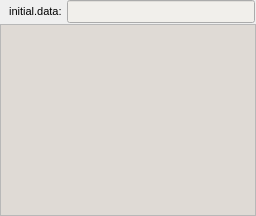
      <widget class="QWidget" name="tab1">
       <attribute name="title">
        <string>  initial </string>
       </attribute>
       <layout class="QVBoxLayout" name="verticalLayout_4">
        <property name="spacing">
         <number>0</number>
        </property>
        <property name="leftMargin">
         <number>0</number>
        </property>
        <property name="topMargin">
         <number>0</number>
        </property>
        <property name="rightMargin">
         <number>0</number>
        </property>
        <property name="bottomMargin">
         <number>0</number>
        </property>
        <item>
         <widget class="QFrame" name="frame">
          <property name="frameShape">
           <enum>QFrame::NoFrame</enum>
          </property>
          <property name="frameShadow">
           <enum>QFrame::Raised</enum>
          </property>
          <layout class="QGridLayout" name="gridLayout_2">
           <property name="leftMargin">
            <number>0</number>
           </property>
           <property name="topMargin">
            <number>0</number>
           </property>
           <property name="rightMargin">
            <number>0</number>
           </property>
           <property name="bottomMargin">
            <number>0</number>
           </property>
           <property name="spacing">
            <number>0</number>
           </property>
           <item row="0" column="0">
            <widget class="QFrame" name="frame_21">
             <property name="minimumSize">
              <size>
               <width>0</width>
               <height>24</height>
              </size>
             </property>
             <property name="maximumSize">
              <size>
               <width>16777215</width>
               <height>33</height>
              </size>
             </property>
             <property name="frameShape">
              <enum>QFrame::NoFrame</enum>
             </property>
             <property name="frameShadow">
              <enum>QFrame::Plain</enum>
             </property>
             <property name="lineWidth">
              <number>0</number>
             </property>
             <layout class="QHBoxLayout" name="horizontalLayout_5">
              <property name="spacing">
               <number>2</number>
              </property>
              <property name="leftMargin">
               <number>3</number>
              </property>
              <property name="topMargin">
               <number>0</number>
              </property>
              <property name="rightMargin">
               <number>1</number>
              </property>
              <property name="bottomMargin">
               <number>0</number>
              </property>
              <item>
               <widget class="QLabel" name="label">
                <property name="minimumSize">
                 <size>
                  <width>0</width>
                  <height>0</height>
                 </size>
                </property>
                <property name="maximumSize">
                 <size>
                  <width>16777215</width>
                  <height>21</height>
                 </size>
                </property>
                <property name="font">
                 <font>
                  <family>MS Shell Dlg 2</family>
                  <pointsize>8</pointsize>
                  <weight>50</weight>
                  <bold>false</bold>
                  <stylestrategy>PreferDefault</stylestrategy>
                 </font>
                </property>
                <property name="text">
                 <string>  initial.data: </string>
                </property>
                <property name="alignment">
                 <set>Qt::AlignLeading|Qt::AlignLeft|Qt::AlignVCenter</set>
                </property>
               </widget>
              </item>
              <item>
               <widget class="QLineEdit" name="pathEdit">
                <property name="minimumSize">
                 <size>
                  <width>0</width>
                  <height>23</height>
                 </size>
                </property>
                <property name="palette">
                 <palette>
                  <active>
                   <colorrole role="Base">
                    <brush brushstyle="SolidPattern">
                     <color alpha="255">
                      <red>241</red>
                      <green>239</green>
                      <blue>235</blue>
                     </color>
                    </brush>
                   </colorrole>
                  </active>
                  <inactive>
                   <colorrole role="Base">
                    <brush brushstyle="SolidPattern">
                     <color alpha="255">
                      <red>241</red>
                      <green>239</green>
                      <blue>235</blue>
                     </color>
                    </brush>
                   </colorrole>
                  </inactive>
                  <disabled>
                   <colorrole role="Base">
                    <brush brushstyle="SolidPattern">
                     <color alpha="255">
                      <red>68</red>
                      <green>68</green>
                      <blue>68</blue>
                     </color>
                    </brush>
                   </colorrole>
                  </disabled>
                 </palette>
                </property>
                <property name="font">
                 <font>
                  <family>Consolas</family>
                  <pointsize>10</pointsize>
                  <weight>50</weight>
                  <bold>false</bold>
                  <stylestrategy>PreferAntialias</stylestrategy>
                 </font>
                </property>
                <property name="frame">
                 <bool>true</bool>
                </property>
               </widget>
              </item>
             </layout>
            </widget>
           </item>
           <item row="1" column="0">
            <widget class="QFrame" name="frame_2">
             <property name="frameShape">
              <enum>QFrame::NoFrame</enum>
             </property>
             <property name="frameShadow">
              <enum>QFrame::Plain</enum>
             </property>
             <property name="lineWidth">
              <number>0</number>
             </property>
             <layout class="QHBoxLayout" name="horizontalLayout_7">
              <property name="spacing">
               <number>0</number>
              </property>
              <property name="leftMargin">
               <number>0</number>
              </property>
              <property name="topMargin">
               <number>0</number>
              </property>
              <property name="rightMargin">
               <number>0</number>
              </property>
              <property name="bottomMargin">
               <number>0</number>
              </property>
              <item>
               <widget class="QPlainTextEdit" name="memo_hs">
                <property name="palette">
                 <palette>
                  <active>
                   <colorrole role="Base">
                    <brush brushstyle="SolidPattern">
                     <color alpha="255">
                      <red>223</red>
                      <green>218</green>
                      <blue>213</blue>
                     </color>
                    </brush>
                   </colorrole>
                  </active>
                  <inactive>
                   <colorrole role="Base">
                    <brush brushstyle="SolidPattern">
                     <color alpha="255">
                      <red>223</red>
                      <green>218</green>
                      <blue>213</blue>
                     </color>
                    </brush>
                   </colorrole>
                  </inactive>
                  <disabled>
                   <colorrole role="Base">
                    <brush brushstyle="SolidPattern">
                     <color alpha="255">
                      <red>68</red>
                      <green>68</green>
                      <blue>68</blue>
                     </color>
                    </brush>
                   </colorrole>
                  </disabled>
                 </palette>
                </property>
                <property name="font">
                 <font>
                  <family>Consolas</family>
                  <pointsize>12</pointsize>
                  <stylestrategy>PreferAntialias</stylestrategy>
                 </font>
                </property>
                <property name="lineWrapMode">
                 <enum>QPlainTextEdit::NoWrap</enum>
                </property>
                <property name="tabStopWidth">
                 <number>72</number>
                </property>
               </widget>
              </item>
             </layout>
            </widget>
           </item>
          </layout>
         </widget>
        </item>
       </layout>
      </widget>
